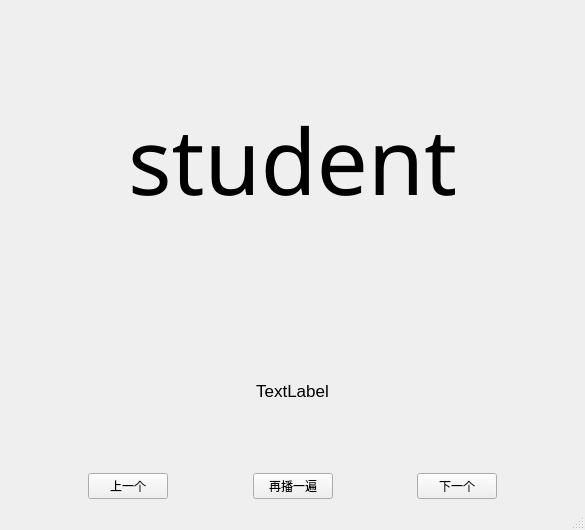
<?xml version="1.0" encoding="UTF-8"?>
<ui version="4.0">
 <class>mainWindow</class>
 <widget class="QMainWindow" name="mainWindow">
  <property name="geometry">
   <rect>
    <x>0</x>
    <y>0</y>
    <width>585</width>
    <height>530</height>
   </rect>
  </property>
  <property name="sizePolicy">
   <sizepolicy hsizetype="Preferred" vsizetype="Preferred">
    <horstretch>0</horstretch>
    <verstretch>0</verstretch>
   </sizepolicy>
  </property>
  <property name="font">
   <font>
    <pointsize>9</pointsize>
   </font>
  </property>
  <property name="windowTitle">
   <string>学习</string>
  </property>
  <widget class="QWidget" name="centralwidget">
   <layout class="QVBoxLayout" name="verticalLayout">
    <item>
     <widget class="QLabel" name="label_1">
      <property name="sizePolicy">
       <sizepolicy hsizetype="Preferred" vsizetype="Preferred">
        <horstretch>0</horstretch>
        <verstretch>2</verstretch>
       </sizepolicy>
      </property>
      <property name="font">
       <font>
        <family>Agency FB</family>
        <pointsize>68</pointsize>
        <weight>50</weight>
        <bold>false</bold>
       </font>
      </property>
      <property name="text">
       <string>&lt;html&gt;&lt;head/&gt;&lt;body&gt;&lt;p align=&quot;center&quot;&gt;student&lt;/p&gt;&lt;/body&gt;&lt;/html&gt;</string>
      </property>
     </widget>
    </item>
    <item>
     <widget class="QLabel" name="label_2">
      <property name="sizePolicy">
       <sizepolicy hsizetype="Preferred" vsizetype="Preferred">
        <horstretch>0</horstretch>
        <verstretch>1</verstretch>
       </sizepolicy>
      </property>
      <property name="font">
       <font>
        <pointsize>13</pointsize>
       </font>
      </property>
      <property name="text">
       <string>&lt;html&gt;&lt;head/&gt;&lt;body&gt;&lt;p align=&quot;center&quot;&gt;TextLabel&lt;/p&gt;&lt;/body&gt;&lt;/html&gt;</string>
      </property>
     </widget>
    </item>
    <item>
     <layout class="QHBoxLayout" name="horizontalLayout">
      <item>
       <spacer name="horizontalSpacer_3">
        <property name="orientation">
         <enum>Qt::Horizontal</enum>
        </property>
        <property name="sizeHint" stdset="0">
         <size>
          <width>40</width>
          <height>20</height>
         </size>
        </property>
       </spacer>
      </item>
      <item>
       <widget class="QPushButton" name="pushButton_1">
        <property name="text">
         <string>上一个</string>
        </property>
       </widget>
      </item>
      <item>
       <spacer name="horizontalSpacer">
        <property name="orientation">
         <enum>Qt::Horizontal</enum>
        </property>
        <property name="sizeHint" stdset="0">
         <size>
          <width>40</width>
          <height>20</height>
         </size>
        </property>
       </spacer>
      </item>
      <item>
       <widget class="QPushButton" name="pushButton_2">
        <property name="text">
         <string>再播一遍</string>
        </property>
       </widget>
      </item>
      <item>
       <spacer name="horizontalSpacer_2">
        <property name="orientation">
         <enum>Qt::Horizontal</enum>
        </property>
        <property name="sizeHint" stdset="0">
         <size>
          <width>40</width>
          <height>20</height>
         </size>
        </property>
       </spacer>
      </item>
      <item>
       <widget class="QPushButton" name="pushButton_3">
        <property name="text">
         <string>下一个</string>
        </property>
       </widget>
      </item>
      <item>
       <spacer name="horizontalSpacer_4">
        <property name="orientation">
         <enum>Qt::Horizontal</enum>
        </property>
        <property name="sizeHint" stdset="0">
         <size>
          <width>40</width>
          <height>20</height>
         </size>
        </property>
       </spacer>
      </item>
     </layout>
    </item>
   </layout>
  </widget>
  <widget class="QMenuBar" name="menubar">
   <property name="geometry">
    <rect>
     <x>0</x>
     <y>0</y>
     <width>585</width>
     <height>23</height>
    </rect>
   </property>
  </widget>
  <widget class="QStatusBar" name="statusbar"/>
 </widget>
 <resources/>
 <connections/>
</ui>
